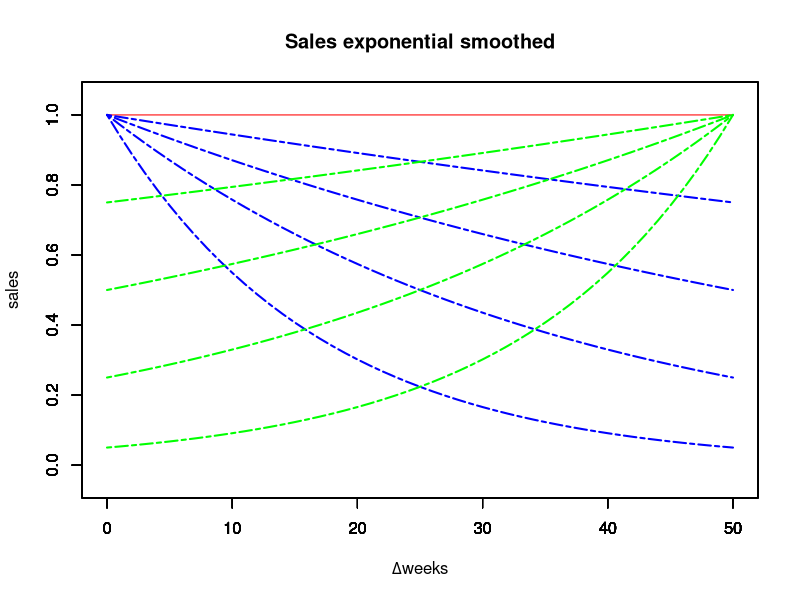

Here is the R script that generated this plot:



weeks = 0:50

axisRange <- extendrange( seq(from = 0, to = 1 , by = 0.01))

plot(x = weeks , y = rep(1,length(weeks)) , type='l' , col='red' , xlab = expression(paste(Delta,"weeks")), 
     ylab = "sales" , ylim = axisRange, 
     main="Sales exponential smoothed")

par(new=TRUE)
exp_smooth_0.75 = 1/50 * log(0.75)
sales_smooth_0.75 = exp((weeks)*exp_smooth_0.75)
plot( x = weeks , y = sales_smooth_0.75,  type='l', pch=27 , col="blue", lty=6, lwd=2  , xlab = "", ylab = "" , ylim = axisRange)

par(new=TRUE)
exp_smooth_0.5 = 1/50 * log(1/2)
sales_smooth_05 = exp((weeks)*exp_smooth_0.5)
plot( x = weeks , y = sales_smooth_05,  type='l', pch=27 , col="blue", lty=6, lwd=2  , xlab = "", ylab = "" , ylim = axisRange)

par(new=TRUE)
exp_smooth_0.25 = 1/50 * log(1/4)
sales_smooth_0.25 = exp((weeks)*exp_smooth_0.25)
plot( x = weeks , y = sales_smooth_0.25,  type='l', pch=27 , col="blue", lty=6, lwd=2, xlab = "", ylab = "", ylim = axisRange)

par(new=TRUE)
exp_smooth_0.05 = 1/50 * log(0.05)
sales_smooth_0.05 = exp((weeks)*exp_smooth_0.05)
plot( x = weeks , y = sales_smooth_0.05,  type='l', pch=27 , col="blue", lty=6, lwd=2, xlab = "", ylab = "", ylim = axisRange)

par(new=TRUE)
exp_smooth2_0.25 = 1/50 * log(0.25)
sales_smooth2_0.25 = exp((50-weeks)*exp_smooth2_0.25)
plot( x = weeks , y = sales_smooth2_0.25,  type='l', pch=27 , col="green", lty=6, lwd=2 , xlab = "", ylab = "", ylim = axisRange) 

par(new=TRUE)
exp_smooth2_0.5 = 1/50 * log(1/2)
sales_smooth2_0.5 = exp((50-weeks)*exp_smooth2_0.5)
plot( x = weeks , y = sales_smooth2_0.5,  type='l', pch=27 , col="green", lty=6, lwd=2 , xlab = "", ylab = "", ylim = axisRange) 

par(new=TRUE)
exp_smooth2_0.75 = 1/50 * log(0.75)
sales_smooth2_0.75 = exp((50-weeks)*exp_smooth2_0.75)
plot( x = weeks , y = sales_smooth2_0.75,  type='l', pch=27 , col="green", lty=6, lwd=2 , xlab = "", ylab = "", ylim = axisRange) 

par(new=TRUE)
exp_smooth2_0.05 = 1/50 * log(0.05)
sales_smooth2_0.05 = exp((50-weeks)*exp_smooth2_0.05)
plot( x = weeks , y = sales_smooth2_0.05,  type='l', pch=27 , col="green", lty=6, lwd=2 , xlab = "", ylab = "", ylim = axisRange) 



